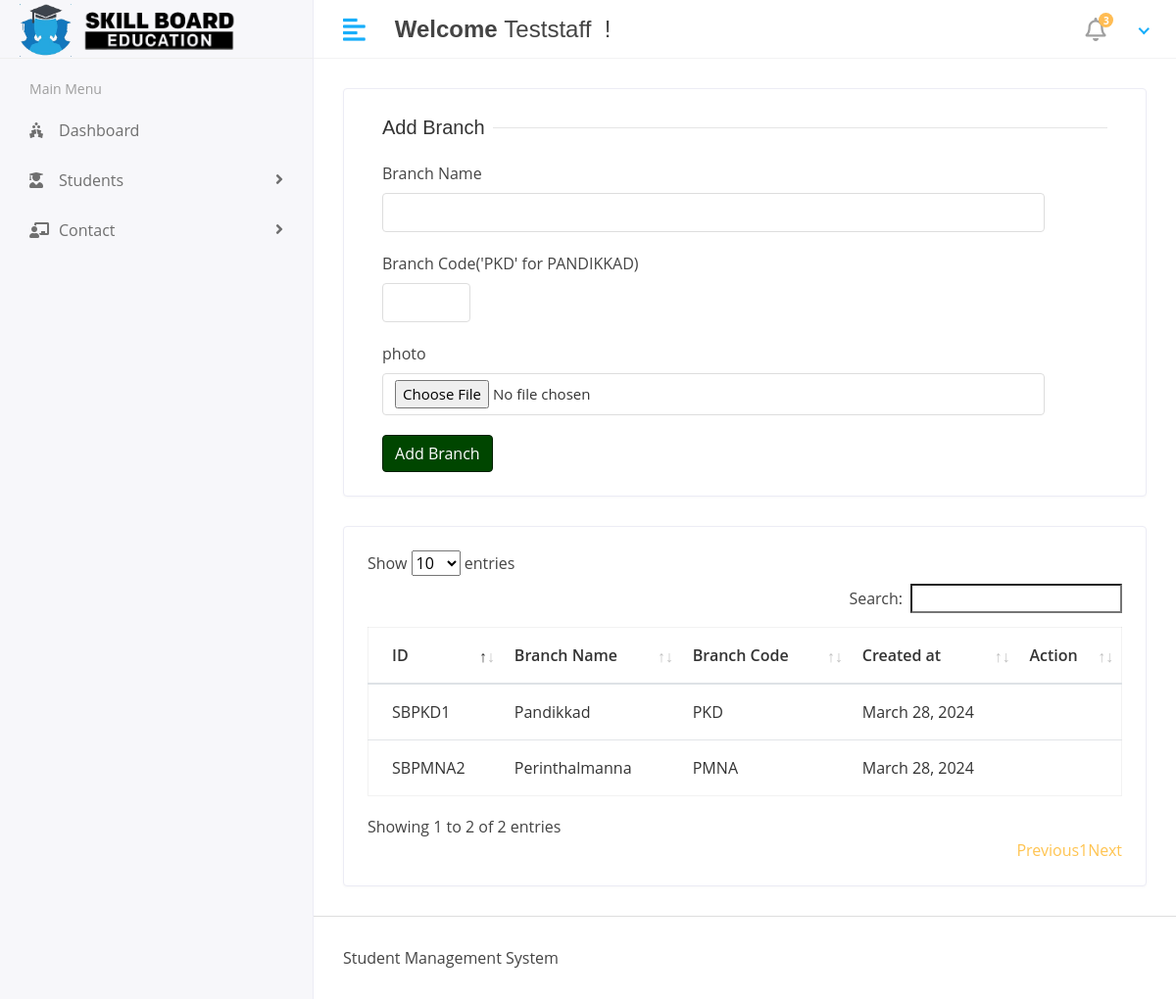
The page /admin1/add-branch/ (signed in) on the database its author committed.
### adminapp/models.py (models this page shows, shortened)
class Branch(models.Model):
    branch_name = models.CharField(max_length=50)
    branch_code = models.CharField(max_length=10)
    photo = models.ImageField(upload_to='branches', null=True)
    created_at = models.DateTimeField(auto_now_add=True)
    updated_at = models.DateTimeField(auto_now=True)

### adminapp/views.py (the view, shortened to what this page needs)
# urls.py: path('add-branch/',add_branch,name='add_branch'),
@login_required
def add_branch(request):
    branches = Branch.objects.all()
    user_id = request.session['user_id']
    user = User.objects.get(id=user_id)
    context = {
        'branches':branches,
        'user':user
    }
    return render(request,'admin/add_branch.html',context=context)

### templates/admin/add_branch.html (shortened to what this page needs)
{% extends 'base.html' %}
{% block content %}
<div class="row">
    <div class="col-sm-12">
       <div class="card">
          <div class="card-body">
             <form action="{% url 'add_branch' %}" method="post" enctype="multipart/form-data">
                   <div class="col-12">
                      <h5 class="form-title"><span>Add Branch</span></h5>
                   </div>
                   <div class="col-sm-11">
                      <div class="form-group">
                         <label>Branch Name</label>
                         <input type="text" class="form-control" name="branch_name">
                      </div>
                   </div>
                   <div class="col-sm-11">
                     <div class="form-group">
                        <label>Branch Code('PKD' for PANDIKKAD)</label>
                        <input type="text" style="width:90px;" class="form-control" name="branch_code">
                     </div>
                  </div>
                  <div class="col-sm-11">
                     <div class="form-group">
                        <label>photo</label>
                        <input type="file" class="form-control" name="branch_photo">
                     </div>
                  </div>
                 <div class="col-12">
                      <button type="submit" class="btn btn-primary">Add Branch</button>
                   </div>
             </form>
          </div>
       </div>
    </div>
 </div>
 <div class="row">
    <div class="col-sm-12">
       <div class="card card-table">
          <div class="card-body">
             <div class="table-responsive">
                <table class="table table-hover table-center mb-0 datatable" id="table_id">
                   <thead>
                      <tr>
                         <th>ID</th>
                         <th>Branch Name</th>
                         <th>Branch Code</th>
                         <th>Created at</th>
                         <th>Action</th>
                      </tr>
                   </thead>
                   <tbody>
                    {% if branches %}
                     {% for i in branches %}
                      <tr>
                         <td>SB{{i.branch_code}}{{i.id}}</td>
                         <td>{{i.branch_name}}</td>
                         <td>{{i.branch_code}}</td>
                         <td>{{ i.created_at|date:"F d, Y" }}</td>
                         <td>
                        </td>
                      </tr>
                      {% endfor %}
                      {% endif %}
                   </tbody>
                </table>
             </div>
          </div>
       </div>
    </div>
 </div>
</div>
{% endblock %}

### templates/includes/header.html (shortened to what this page needs)
{% load static %}
<div class="header">
    <div class="header-left">
       <a href="index.html" class="logo">
         <img src="{% static 'assets/img/LOGO-head.png' %}" alt="" style="max-height: 60px;width: 53px;" >
         <img src="{% static 'assets/img/LOGO-foot.png' %}" alt="" >
       </a>
    </div>
    <a href="javascript:void(0);" id="toggle_btn">
    <i class="fas fa-align-left"></i>
    </a>
    <div class="top-nav-search mt-3">
      <h4><strong>Welcome</strong>&nbsp<span>{% if user %}{{user.username}}{%endif%}</span>&nbsp !</h4>
   </div>
    <ul class="nav user-menu">
       <li class="nav-item dropdown noti-dropdown">
          <a href="#" class="dropdown-toggle nav-link" data-toggle="dropdown">
          <i class="far fa-bell"></i> <span class="badge badge-pill">3</span>
          </a>
       </li>
       <li class="nav-item dropdown has-arrow">
          <a href="#" class="dropdown-toggle nav-link" data-toggle="dropdown">
          </a>
       </li>
    </ul>
 </div>

### rows shown on the page
Branch: branch_code "PKD", id "1", branch_name "Pandikkad", created_at "March 28, 2024"
Branch: branch_code "PMNA", id "2", branch_name "Perinthalmanna", created_at "March 28, 2024"

### other values the page prints
{{ user.username }} "Teststaff"
